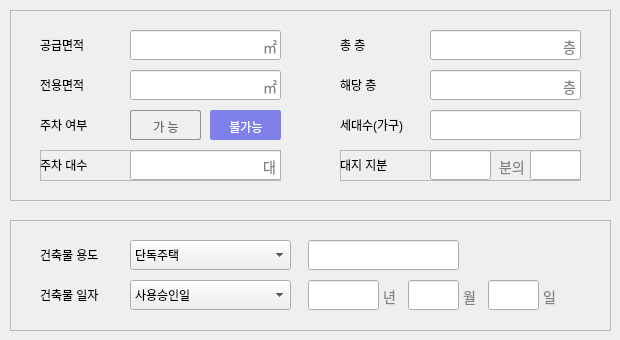
    <widget class="QWidget" name="page_2">
     <widget class="QFrame" name="building_frame">
      <property name="geometry">
       <rect>
        <x>10</x>
        <y>10</y>
        <width>601</width>
        <height>191</height>
       </rect>
      </property>
      <property name="frameShape">
       <enum>QFrame::StyledPanel</enum>
      </property>
      <property name="frameShadow">
       <enum>QFrame::Raised</enum>
      </property>
      <widget class="QLabel" name="name_supply_area">
       <property name="geometry">
        <rect>
         <x>30</x>
         <y>20</y>
         <width>61</width>
         <height>30</height>
        </rect>
       </property>
       <property name="text">
        <string>공급면적</string>
       </property>
      </widget>
      <widget class="QLineEdit" name="edt_supply_area">
       <property name="geometry">
        <rect>
         <x>120</x>
         <y>20</y>
         <width>151</width>
         <height>30</height>
        </rect>
       </property>
       <property name="text">
        <string/>
       </property>
       <property name="echoMode">
        <enum>QLineEdit::Normal</enum>
       </property>
       <property name="alignment">
        <set>Qt::AlignRight|Qt::AlignTrailing|Qt::AlignVCenter</set>
       </property>
      </widget>
      <widget class="QLabel" name="label_20">
       <property name="geometry">
        <rect>
         <x>330</x>
         <y>20</y>
         <width>61</width>
         <height>30</height>
        </rect>
       </property>
       <property name="text">
        <string>총 층</string>
       </property>
      </widget>
      <widget class="QLineEdit" name="edt_total_layer">
       <property name="geometry">
        <rect>
         <x>420</x>
         <y>20</y>
         <width>151</width>
         <height>30</height>
        </rect>
       </property>
       <property name="text">
        <string/>
       </property>
       <property name="echoMode">
        <enum>QLineEdit::Normal</enum>
       </property>
       <property name="alignment">
        <set>Qt::AlignRight|Qt::AlignTrailing|Qt::AlignVCenter</set>
       </property>
      </widget>
      <widget class="QLabel" name="name_area">
       <property name="geometry">
        <rect>
         <x>30</x>
         <y>60</y>
         <width>71</width>
         <height>30</height>
        </rect>
       </property>
       <property name="text">
        <string>전용면적</string>
       </property>
      </widget>
      <widget class="QLabel" name="label_24">
       <property name="geometry">
        <rect>
         <x>250</x>
         <y>20</y>
         <width>21</width>
         <height>30</height>
        </rect>
       </property>
       <property name="styleSheet">
        <string notr="true">QLabel {
	font-size: 14px;
	color: rgb(128,128,128);
	padding-top: 3px;
}</string>
       </property>
       <property name="text">
        <string>㎡</string>
       </property>
      </widget>
      <widget class="QLabel" name="label_25">
       <property name="geometry">
        <rect>
         <x>550</x>
         <y>20</y>
         <width>21</width>
         <height>30</height>
        </rect>
       </property>
       <property name="styleSheet">
        <string notr="true">QLabel {
	font-size: 14px;
	color: rgb(128,128,128);
	padding-top: 3px;
}</string>
       </property>
       <property name="text">
        <string>층</string>
       </property>
      </widget>
      <widget class="QLabel" name="label_26">
       <property name="geometry">
        <rect>
         <x>250</x>
         <y>60</y>
         <width>21</width>
         <height>30</height>
        </rect>
       </property>
       <property name="styleSheet">
        <string notr="true">QLabel {
	font-size: 14px;
	color: rgb(128,128,128);
	padding-top: 3px;
}</string>
       </property>
       <property name="text">
        <string>㎡</string>
       </property>
      </widget>
      <widget class="QLineEdit" name="edt_area">
       <property name="geometry">
        <rect>
         <x>120</x>
         <y>60</y>
         <width>151</width>
         <height>30</height>
        </rect>
       </property>
       <property name="text">
        <string/>
       </property>
       <property name="echoMode">
        <enum>QLineEdit::Normal</enum>
       </property>
       <property name="alignment">
        <set>Qt::AlignRight|Qt::AlignTrailing|Qt::AlignVCenter</set>
       </property>
      </widget>
      <widget class="QLabel" name="label_28">
       <property name="geometry">
        <rect>
         <x>550</x>
         <y>60</y>
         <width>21</width>
         <height>30</height>
        </rect>
       </property>
       <property name="styleSheet">
        <string notr="true">QLabel {
	font-size: 14px;
	color: rgb(128,128,128);
	padding-top: 3px;
}</string>
       </property>
       <property name="text">
        <string>층</string>
       </property>
      </widget>
      <widget class="QLineEdit" name="edt_layer">
       <property name="geometry">
        <rect>
         <x>420</x>
         <y>60</y>
         <width>151</width>
         <height>30</height>
        </rect>
       </property>
       <property name="text">
        <string/>
       </property>
       <property name="echoMode">
        <enum>QLineEdit::Normal</enum>
       </property>
       <property name="alignment">
        <set>Qt::AlignRight|Qt::AlignTrailing|Qt::AlignVCenter</set>
       </property>
      </widget>
      <widget class="QLabel" name="label_23">
       <property name="geometry">
        <rect>
         <x>330</x>
         <y>60</y>
         <width>61</width>
         <height>30</height>
        </rect>
       </property>
       <property name="text">
        <string>해당 층</string>
       </property>
      </widget>
      <widget class="QLabel" name="label_31">
       <property name="geometry">
        <rect>
         <x>30</x>
         <y>100</y>
         <width>81</width>
         <height>30</height>
        </rect>
       </property>
       <property name="text">
        <string>주차 여부</string>
       </property>
      </widget>
      <widget class="QFrame" name="parking_frame">
       <property name="geometry">
        <rect>
         <x>30</x>
         <y>140</y>
         <width>241</width>
         <height>31</height>
        </rect>
       </property>
       <property name="frameShape">
        <enum>QFrame::StyledPanel</enum>
       </property>
       <property name="frameShadow">
        <enum>QFrame::Raised</enum>
       </property>
       <widget class="QLineEdit" name="edt_parking">
        <property name="geometry">
         <rect>
          <x>90</x>
          <y>0</y>
          <width>151</width>
          <height>30</height>
         </rect>
        </property>
        <property name="text">
         <string/>
        </property>
        <property name="echoMode">
         <enum>QLineEdit::Normal</enum>
        </property>
        <property name="alignment">
         <set>Qt::AlignRight|Qt::AlignTrailing|Qt::AlignVCenter</set>
        </property>
       </widget>
       <widget class="QLabel" name="label_30">
        <property name="geometry">
         <rect>
          <x>220</x>
          <y>0</y>
          <width>21</width>
          <height>30</height>
         </rect>
        </property>
        <property name="styleSheet">
         <string notr="true">QLabel {
	font-size: 14px;
	color: rgb(128,128,128);
	padding-top: 3px;
}</string>
        </property>
        <property name="text">
         <string>대</string>
        </property>
       </widget>
       <widget class="QLabel" name="name_parking">
        <property name="geometry">
         <rect>
          <x>0</x>
          <y>0</y>
          <width>61</width>
          <height>30</height>
         </rect>
        </property>
        <property name="text">
         <string>주차 대수</string>
        </property>
       </widget>
      </widget>
      <widget class="QPushButton" name="btn_parking_true">
       <property name="geometry">
        <rect>
         <x>120</x>
         <y>100</y>
         <width>71</width>
         <height>30</height>
        </rect>
       </property>
       <property name="styleSheet">
        <string notr="true">QPushButton {
    font: 14px &quot;웰컴체 Regular&quot;;
    color: rgb(105,105,105);
    border: 1px solid rgb(145,145,145);
    border-radius: 2px;
    outline: none;
    padding-right: 1px;
    padding-top: 3px;
    padding-left: 2px;
}

QPushButton:checked {
	color: white;
    border: 1px solid rgb(128,128,235);
    background-color: rgb(128,128,235);
}

QPushButton:disabled {
    background-color: rgb(166, 168, 171);
}</string>
       </property>
       <property name="text">
        <string>가 능</string>
       </property>
       <property name="checkable">
        <bool>true</bool>
       </property>
      </widget>
      <widget class="QPushButton" name="btn_parking_false">
       <property name="geometry">
        <rect>
         <x>200</x>
         <y>100</y>
         <width>71</width>
         <height>30</height>
        </rect>
       </property>
       <property name="styleSheet">
        <string notr="true">QPushButton {
    font: 14px &quot;웰컴체 Regular&quot;;
    color: rgb(105,105,105);
    border: 1px solid rgb(145,145,145);
    border-radius: 2px;
    outline: none;
    padding-right: 1px;
    padding-top: 3px;
    padding-left: 2px;
}

QPushButton:checked {
	color: white;
    border: 1px solid rgb(128,128,235);
    background-color: rgb(128,128,235);
}

QPushButton:disabled {
    background-color: rgb(166, 168, 171);
}</string>
       </property>
       <property name="text">
        <string>불가능</string>
       </property>
       <property name="checkable">
        <bool>true</bool>
       </property>
       <property name="checked">
        <bool>true</bool>
       </property>
      </widget>
      <widget class="QLabel" name="name_household">
       <property name="geometry">
        <rect>
         <x>330</x>
         <y>100</y>
         <width>81</width>
         <height>30</height>
        </rect>
       </property>
       <property name="text">
        <string>세대수(가구)</string>
       </property>
      </widget>
      <widget class="QLineEdit" name="edt_household">
       <property name="geometry">
        <rect>
         <x>420</x>
         <y>100</y>
         <width>151</width>
         <height>30</height>
        </rect>
       </property>
       <property name="styleSheet">
        <string notr="true">QLineEdit {
	padding-left: 0px;
	padding-right: 0px;
}</string>
       </property>
       <property name="text">
        <string/>
       </property>
       <property name="echoMode">
        <enum>QLineEdit::Normal</enum>
       </property>
       <property name="alignment">
        <set>Qt::AlignCenter</set>
       </property>
      </widget>
      <widget class="QFrame" name="land_frame">
       <property name="geometry">
        <rect>
         <x>330</x>
         <y>140</y>
         <width>241</width>
         <height>31</height>
        </rect>
       </property>
       <property name="frameShape">
        <enum>QFrame::StyledPanel</enum>
       </property>
       <property name="frameShadow">
        <enum>QFrame::Raised</enum>
       </property>
       <widget class="QLineEdit" name="edt_land_share_1">
        <property name="geometry">
         <rect>
          <x>90</x>
          <y>0</y>
          <width>61</width>
          <height>30</height>
         </rect>
        </property>
        <property name="styleSheet">
         <string notr="true">QLineEdit {
	padding-left: 0px;
	padding-right: 0px;
}</string>
        </property>
        <property name="text">
         <string/>
        </property>
        <property name="echoMode">
         <enum>QLineEdit::Normal</enum>
        </property>
        <property name="alignment">
         <set>Qt::AlignCenter</set>
        </property>
       </widget>
       <widget class="QLabel" name="label_32">
        <property name="geometry">
         <rect>
          <x>156</x>
          <y>0</y>
          <width>31</width>
          <height>30</height>
         </rect>
        </property>
        <property name="styleSheet">
         <string notr="true">QLabel {
	font-size: 14px;
	color: rgb(128,128,128);
	padding-top: 3px;
}</string>
        </property>
        <property name="text">
         <string>분의</string>
        </property>
       </widget>
       <widget class="QLabel" name="name_land_share">
        <property name="geometry">
         <rect>
          <x>0</x>
          <y>0</y>
          <width>61</width>
          <height>30</height>
         </rect>
        </property>
        <property name="text">
         <string>대지 지분</string>
        </property>
       </widget>
       <widget class="QLineEdit" name="edt_land_share_2">
        <property name="geometry">
         <rect>
          <x>190</x>
          <y>0</y>
          <width>51</width>
          <height>30</height>
         </rect>
        </property>
        <property name="styleSheet">
         <string notr="true">QLineEdit {
	padding-left: 0px;
	padding-right: 0px;
}</string>
        </property>
        <property name="text">
         <string/>
        </property>
        <property name="echoMode">
         <enum>QLineEdit::Normal</enum>
        </property>
        <property name="alignment">
         <set>Qt::AlignCenter</set>
        </property>
       </widget>
      </widget>
      <zorder>edt_layer</zorder>
      <zorder>edt_area</zorder>
      <zorder>name_supply_area</zorder>
      <zorder>edt_supply_area</zorder>
      <zorder>label_20</zorder>
      <zorder>edt_total_layer</zorder>
      <zorder>name_area</zorder>
      <zorder>label_24</zorder>
      <zorder>label_25</zorder>
      <zorder>label_26</zorder>
      <zorder>label_28</zorder>
      <zorder>label_23</zorder>
      <zorder>label_31</zorder>
      <zorder>parking_frame</zorder>
      <zorder>btn_parking_true</zorder>
      <zorder>btn_parking_false</zorder>
      <zorder>name_household</zorder>
      <zorder>edt_household</zorder>
      <zorder>land_frame</zorder>
     </widget>
     <widget class="QFrame" name="building_frame_2">
      <property name="geometry">
       <rect>
        <x>10</x>
        <y>220</y>
        <width>601</width>
        <height>111</height>
       </rect>
      </property>
      <property name="frameShape">
       <enum>QFrame::StyledPanel</enum>
      </property>
      <property name="frameShadow">
       <enum>QFrame::Raised</enum>
      </property>
      <widget class="QLabel" name="name_day">
       <property name="geometry">
        <rect>
         <x>30</x>
         <y>60</y>
         <width>71</width>
         <height>30</height>
        </rect>
       </property>
       <property name="text">
        <string>건축물 일자</string>
       </property>
      </widget>
      <widget class="QComboBox" name="cbx_purpose">
       <property name="geometry">
        <rect>
         <x>120</x>
         <y>20</y>
         <width>161</width>
         <height>30</height>
        </rect>
       </property>
       <item>
        <property name="text">
         <string>단독주택</string>
        </property>
       </item>
       <item>
        <property name="text">
         <string>공동주택</string>
        </property>
       </item>
       <item>
        <property name="text">
         <string>제1종 근린생활시설</string>
        </property>
       </item>
       <item>
        <property name="text">
         <string>제2종 근린생활시설</string>
        </property>
       </item>
       <item>
        <property name="text">
         <string>업무시설</string>
        </property>
       </item>
       <item>
        <property name="text">
         <string>( 직접입력 )</string>
        </property>
       </item>
      </widget>
      <widget class="QLabel" name="name_purpose">
       <property name="geometry">
        <rect>
         <x>30</x>
         <y>20</y>
         <width>71</width>
         <height>30</height>
        </rect>
       </property>
       <property name="text">
        <string>건축물 용도</string>
       </property>
      </widget>
      <widget class="QComboBox" name="cbx_day">
       <property name="geometry">
        <rect>
         <x>120</x>
         <y>60</y>
         <width>161</width>
         <height>30</height>
        </rect>
       </property>
       <item>
        <property name="text">
         <string>사용승인일</string>
        </property>
       </item>
       <item>
        <property name="text">
         <string>사용검사일</string>
        </property>
       </item>
       <item>
        <property name="text">
         <string>준공인가일</string>
        </property>
       </item>
      </widget>
      <widget class="QLineEdit" name="edt_day_1">
       <property name="geometry">
        <rect>
         <x>298</x>
         <y>60</y>
         <width>71</width>
         <height>30</height>
        </rect>
       </property>
       <property name="styleSheet">
        <string notr="true">QLineEdit {
	padding-left: 0px;
	padding-right: 0px;
}</string>
       </property>
       <property name="text">
        <string/>
       </property>
       <property name="echoMode">
        <enum>QLineEdit::Normal</enum>
       </property>
       <property name="alignment">
        <set>Qt::AlignCenter</set>
       </property>
      </widget>
      <widget class="QLineEdit" name="edt_purpose">
       <property name="geometry">
        <rect>
         <x>298</x>
         <y>20</y>
         <width>151</width>
         <height>30</height>
        </rect>
       </property>
       <property name="styleSheet">
        <string notr="true">QLineEdit {
	padding-right: 22px;
}</string>
       </property>
       <property name="text">
        <string/>
       </property>
       <property name="echoMode">
        <enum>QLineEdit::Normal</enum>
       </property>
       <property name="alignment">
        <set>Qt::AlignLeading|Qt::AlignLeft|Qt::AlignVCenter</set>
       </property>
      </widget>
      <widget class="QLineEdit" name="edt_day_2">
       <property name="geometry">
        <rect>
         <x>398</x>
         <y>60</y>
         <width>51</width>
         <height>30</height>
        </rect>
       </property>
       <property name="styleSheet">
        <string notr="true">QLineEdit {
	padding-left: 0px;
	padding-right: 0px;
}</string>
       </property>
       <property name="text">
        <string/>
       </property>
       <property name="echoMode">
        <enum>QLineEdit::Normal</enum>
       </property>
       <property name="alignment">
        <set>Qt::AlignCenter</set>
       </property>
      </widget>
      <widget class="QLineEdit" name="edt_day_3">
       <property name="geometry">
        <rect>
         <x>478</x>
         <y>60</y>
         <width>51</width>
         <height>30</height>
        </rect>
       </property>
       <property name="styleSheet">
        <string notr="true">QLineEdit {
	padding-left: 0px;
	padding-right: 0px;
}</string>
       </property>
       <property name="text">
        <string/>
       </property>
       <property name="echoMode">
        <enum>QLineEdit::Normal</enum>
       </property>
       <property name="alignment">
        <set>Qt::AlignCenter</set>
       </property>
      </widget>
      <widget class="QLabel" name="label_34">
       <property name="geometry">
        <rect>
         <x>370</x>
         <y>60</y>
         <width>21</width>
         <height>30</height>
        </rect>
       </property>
       <property name="styleSheet">
        <string notr="true">QLabel {
	font-size: 14px;
	color: rgb(128,128,128);
	padding-top: 3px;
}</string>
       </property>
       <property name="text">
        <string>년</string>
       </property>
      </widget>
      <widget class="QLabel" name="label_37">
       <property name="geometry">
        <rect>
         <x>450</x>
         <y>60</y>
         <width>21</width>
         <height>30</height>
        </rect>
       </property>
       <property name="styleSheet">
        <string notr="true">QLabel {
	font-size: 14px;
	color: rgb(128,128,128);
	padding-top: 3px;
}</string>
       </property>
       <property name="text">
        <string>월</string>
       </property>
      </widget>
      <widget class="QLabel" name="label_38">
       <property name="geometry">
        <rect>
         <x>530</x>
         <y>60</y>
         <width>21</width>
         <height>30</height>
        </rect>
       </property>
       <property name="styleSheet">
        <string notr="true">QLabel {
	font-size: 14px;
	color: rgb(128,128,128);
	padding-top: 3px;
}</string>
       </property>
       <property name="text">
        <string>일</string>
       </property>
      </widget>
     </widget>
    </widget>
